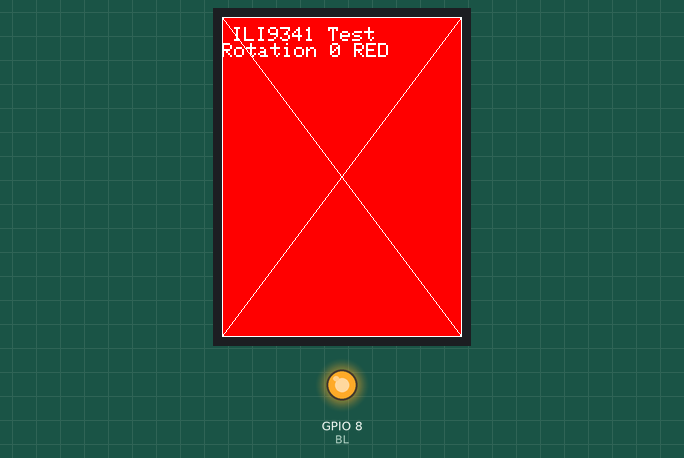
Bench run of a sketch on a simulated ESP32-S3. Shown: 320×240 colour display, output pins drawn as LEDs (lit = HIGH). What the sketch prints to the serial monitor is not drawn.

Above: at 0.5 s.
At 1.2 s:
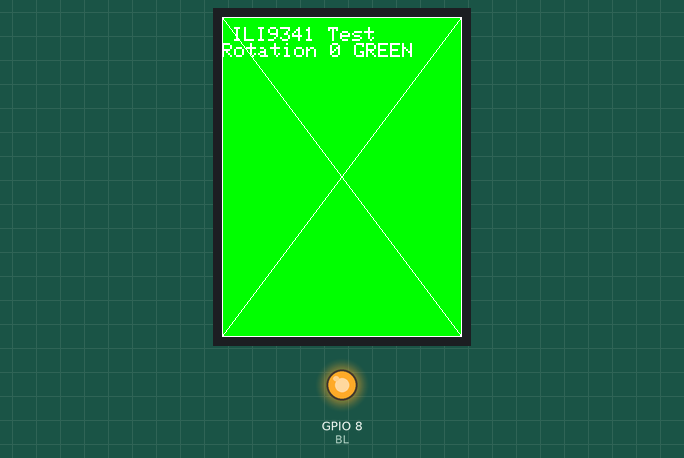
At 1.9 s:
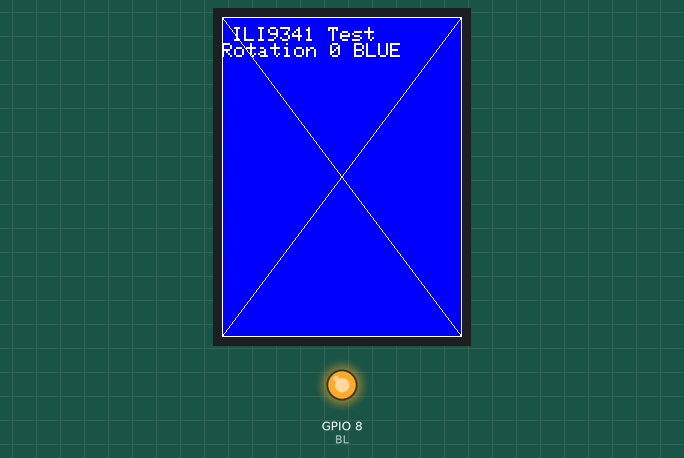
At 3.3 s:
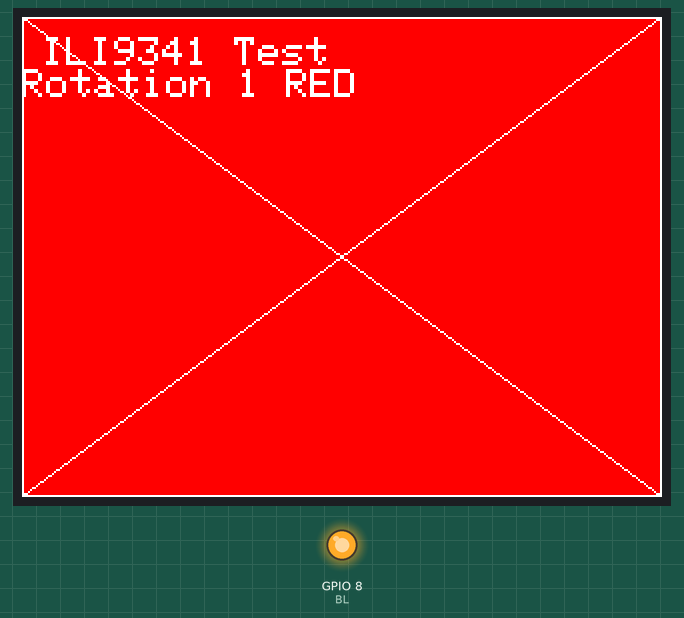
At 5.3 s:
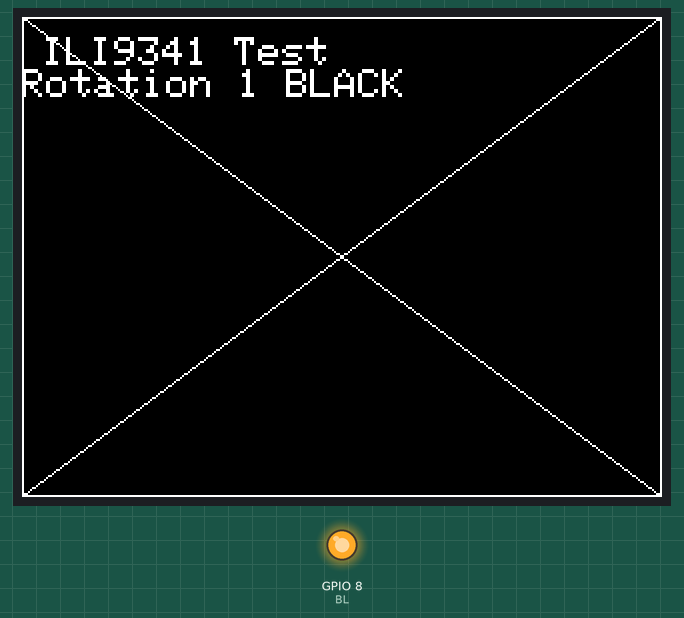
At 11.64 s:
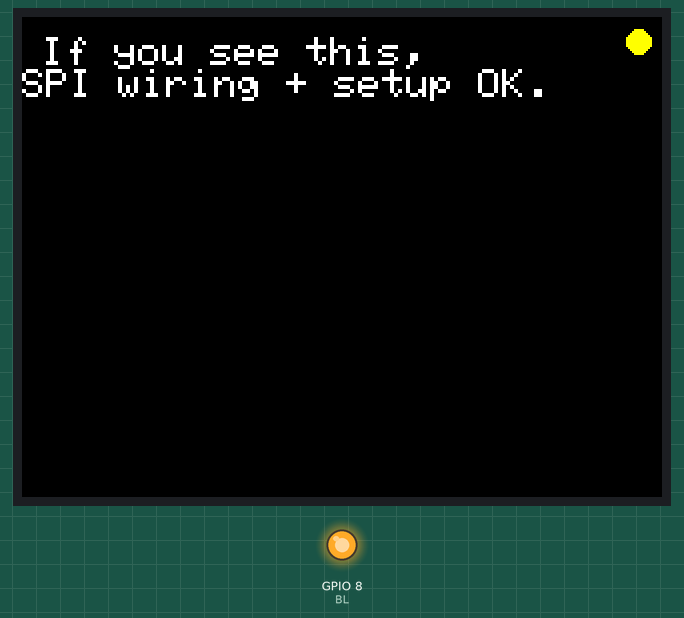

The sketch:

dispTest.ino
```cpp
#include <Arduino.h>
#include <TFT_eSPI.h>

TFT_eSPI tft;

void showTestPattern(const char* label, uint16_t color) {
  tft.fillScreen(color);
  tft.setTextColor(TFT_WHITE, color);
  tft.setTextSize(2);
  tft.setCursor(10, 10);
  tft.println("ILI9341 Test");
  tft.println(label);

  tft.drawRect(0, 0, tft.width(), tft.height(), TFT_WHITE);
  tft.drawLine(0, 0, tft.width()-1, tft.height()-1, TFT_WHITE);
  tft.drawLine(tft.width()-1, 0, 0, tft.height()-1, TFT_WHITE);
}

void setup() {
  Serial.begin(115200);
  delay(200);

  // Backlight pin from your wiring
  const int BL = 8;
  pinMode(BL, OUTPUT);
  digitalWrite(BL, HIGH); // most boards: HIGH = on

  tft.init();

  // Run through rotations so you can see if any are mirrored/flipped
  for (int r = 0; r < 4; r++) {
    tft.setRotation(r);
    Serial.printf("Rotation %d, w=%d h=%d\n", r, tft.width(), tft.height());

    showTestPattern((String("Rotation ") + r + " RED").c_str(), TFT_RED);
    delay(600);
    showTestPattern((String("Rotation ") + r + " GREEN").c_str(), TFT_GREEN);
    delay(600);
    showTestPattern((String("Rotation ") + r + " BLUE").c_str(), TFT_BLUE);
    delay(600);
    showTestPattern((String("Rotation ") + r + " BLACK").c_str(), TFT_BLACK);
    delay(600);
  }

  tft.fillScreen(TFT_BLACK);
  tft.setTextColor(TFT_WHITE, TFT_BLACK);
  tft.setCursor(10, 10);
  tft.setTextSize(2);
  tft.println("If you see this,");
  tft.println("SPI wiring + setup OK.");
}

void loop() {
  // Simple heartbeat pixel
  static bool on = false;
  on = !on;
  tft.fillCircle(tft.width()-12, 12, 6, on ? TFT_YELLOW : TFT_BLACK);
  delay(300);
}
```

Measured:
- what the display in image 0 shows lasts 0.7 s, from 0.4 s to 1.1 s
